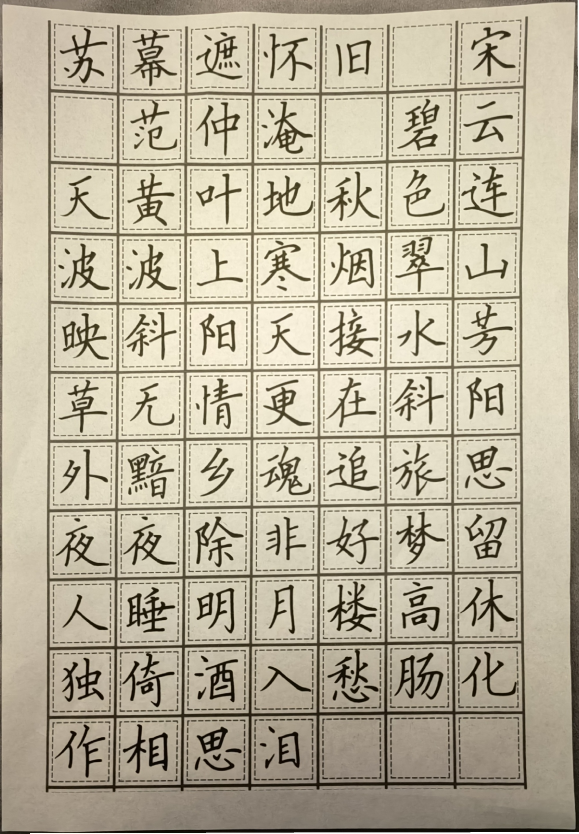
#> input picture coze/插件/test/obj/1.jpg, 1736 x 2500 px (shown at 1/3 size)
$ python -i a4_perspective_preprocess.py   (imports and definitions only)
#> lines starting #> are read from the running program, lines starting #| are printed output that depends on the picture
#!/usr/bin/env python3
import argparse
import json
import math
from pathlib import Path

import numpy as np
from PIL import Image, ImageDraw
from scipy import ndimage

DEFAULT_NEUTRAL_PAPER_COLOR = np.array([216.0, 216.0, 216.0], dtype=np.float32)


# [229 lines left out: functions order_points, find_perspective_coeffs, largest_component, point_segment_distance, fit_line, intersect_lines and 6 more, not called in this run]


def detect_paper_corners(image_array, scale=900):
    height, width = image_array.shape[:2]
    resize_ratio = min(1.0, scale / max(width, height))
    scaled_w = max(1, int(round(width * resize_ratio)))
    scaled_h = max(1, int(round(height * resize_ratio)))
    image = Image.fromarray(image_array).resize((scaled_w, scaled_h), Image.Resampling.BILINEAR)
    small = np.asarray(image).astype(np.float32)

    gray = 0.299 * small[..., 0] + 0.587 * small[..., 1] + 0.114 * small[..., 2]
    smooth = ndimage.gaussian_filter(gray, sigma=2.2)
    gx = ndimage.sobel(smooth, axis=1)
    gy = ndimage.sobel(smooth, axis=0)
    gradient = np.hypot(gx, gy)

    max_channel = np.max(small, axis=2)
    min_channel = np.min(small, axis=2)
    saturation = max_channel - min_channel
    bright_mask = smooth >= 140
    low_sat_mask = saturation <= 90
    edge_mask = gradient >= np.percentile(gradient, 80)
    paper_mask = ndimage.binary_fill_holes(ndimage.binary_closing(bright_mask & low_sat_mask, structure=np.ones((9, 9))))
    paper_mask = ndimage.binary_opening(paper_mask, structure=np.ones((5, 5)))

    component = largest_component(paper_mask)
    if component is None:
        return None

    ys, xs = np.nonzero(component)
    if xs.size < 100:
        return None

    boundary = component & ~ndimage.binary_erosion(component, structure=np.ones((3, 3)))
    edge_points = np.argwhere(boundary | edge_mask)
    if edge_points.shape[0] < 20:
        edge_points = np.column_stack([ys, xs])

    pts = np.column_stack([edge_points[:, 1], edge_points[:, 0]]).astype(np.float32)
    sums = pts[:, 0] + pts[:, 1]
    diffs = pts[:, 0] - pts[:, 1]
    rough_corners = np.array([
        pts[np.argmin(sums)],
        pts[np.argmax(diffs)],
        pts[np.argmax(sums)],
        pts[np.argmin(diffs)]
    ], dtype=np.float32)
    refined_corners = refine_corners_from_boundary(pts, rough_corners)
    selected_corners, selection_meta = choose_corners(rough_corners, refined_corners)

    corners = selected_corners / max(resize_ratio, 1e-6)
    corners = order_points(corners)

    width_top = np.linalg.norm(corners[1] - corners[0])
    width_bottom = np.linalg.norm(corners[2] - corners[3])
    height_left = np.linalg.norm(corners[3] - corners[0])
    height_right = np.linalg.norm(corners[2] - corners[1])
    min_area = width * height * 0.35
    est_area = max(width_top, width_bottom) * max(height_left, height_right)
    if est_area < min_area:
        return None

    return {
        "corners": corners,
        "roughCorners": order_points(rough_corners / max(resize_ratio, 1e-6)),
        "refinedCorners": order_points(refined_corners / max(resize_ratio, 1e-6)),
        "selection": selection_meta
    }


# [391 lines left out: functions warp_paper, adaptive_binarize, estimate_global_background_gray, analyze_gray_histogram_distribution, apply_line_band_mask, build_guide_mask and 2 more, not called in this run]


def estimate_neutral_paper_color(image_array, exclude_mask=None):
    return DEFAULT_NEUTRAL_PAPER_COLOR.copy()


# [652 lines left out: functions build_header_zone_candidate, build_header_zone_hint, detect_top_frame_line, suppress_header_band_above_frame, remove_grid_guides, build_grid_background_mask and 3 more, not called in this run]


# [2 lines not run here, left out]

>>> import cv2
>>> picture = cv2.imread('../test/obj/1.jpg', cv2.IMREAD_GRAYSCALE)
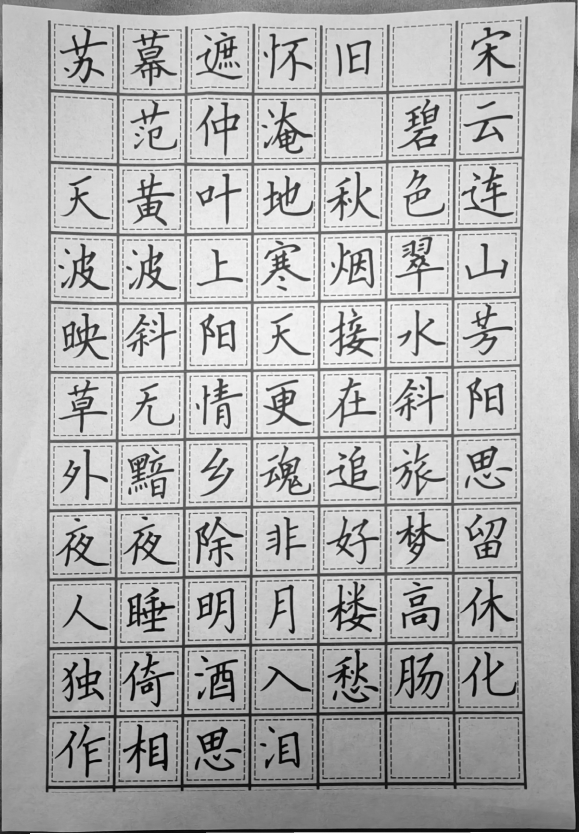
#> picture: shape (2500, 1736) (shown at 1/3 size); min 0, max 255, mean 176.8
>>> result = detect_paper_corners(picture)
#> in detect_paper_corners, `image = Image.fromarray(image_array).resize((scaled_w, scaled_h), Imag..`:
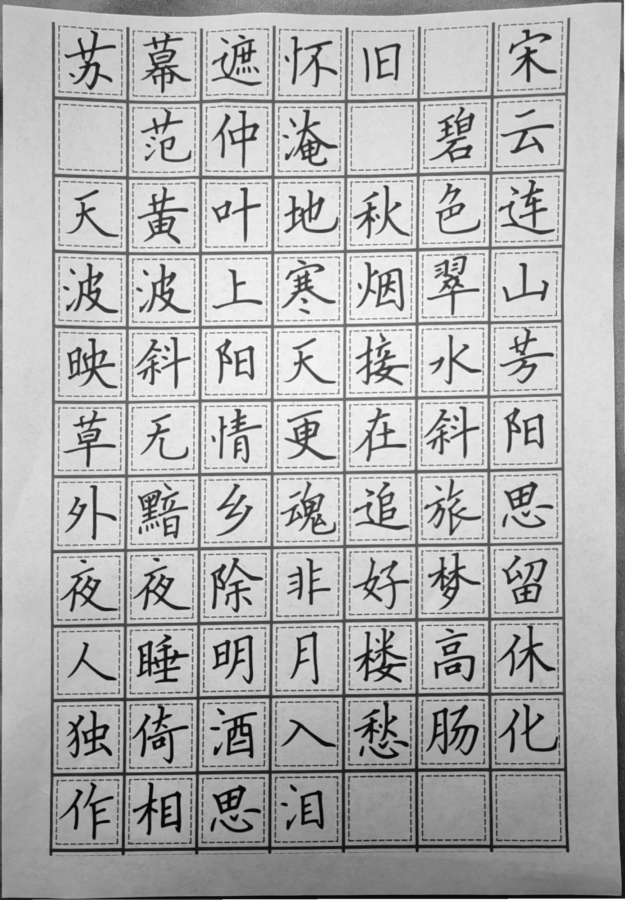
#> image: PIL image 625x900 L; min 6, max 255, mean 176.8
#> in detect_paper_corners, `gray = 0.299 * small[..., 0] + 0.587 * small[..., 1] + 0.114 * small[...`: gray = 900 values, max 151.2 at index 249, min 35.19 at index 899, mean 113.6
#> in detect_paper_corners, `smooth = ndimage.gaussian_filter(gray, sigma=2.2)`: smooth = 900 values, max 148.6 at index 250, min 49.7 at index 899, mean 113.6
#> (the run stopped early here; a loop or call above may not have finished)

$ run again, on coze/插件/test/obj/3.jpg
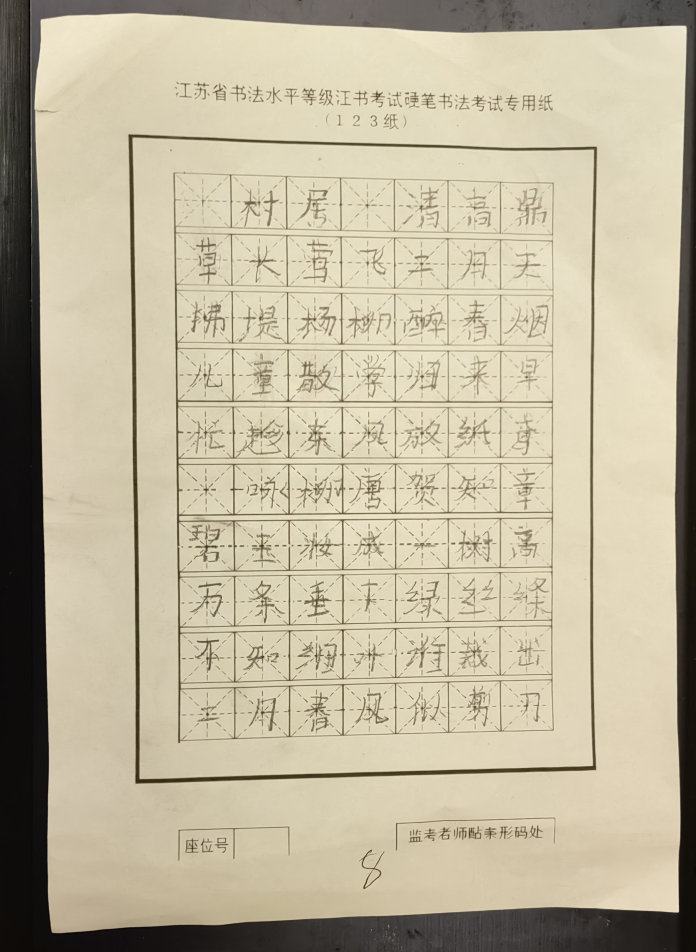
#> input picture coze/插件/test/obj/3.jpg, 2088 x 2855 px (shown at 1/3 size)
#> `picture = cv2.imread('../test/obj/1.jpg', cv2.IMREAD_GRAYSCALE)`:
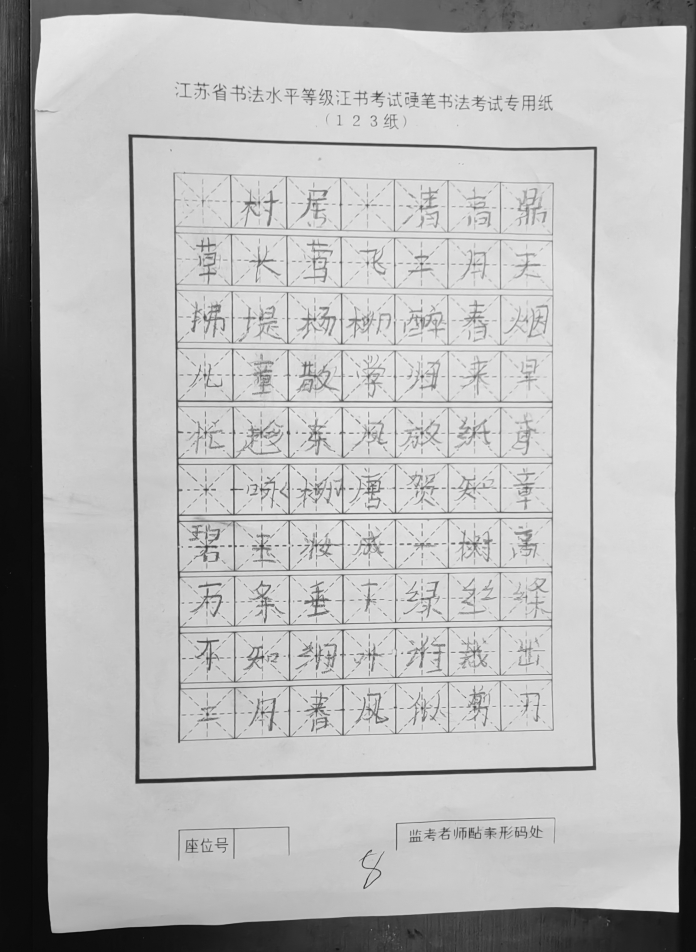
#> picture: shape (2855, 2088) (shown at 1/3 size); min 0, max 239, mean 181.2
#> in detect_paper_corners, `image = Image.fromarray(image_array).resize((scaled_w, scaled_h), Imag..`:
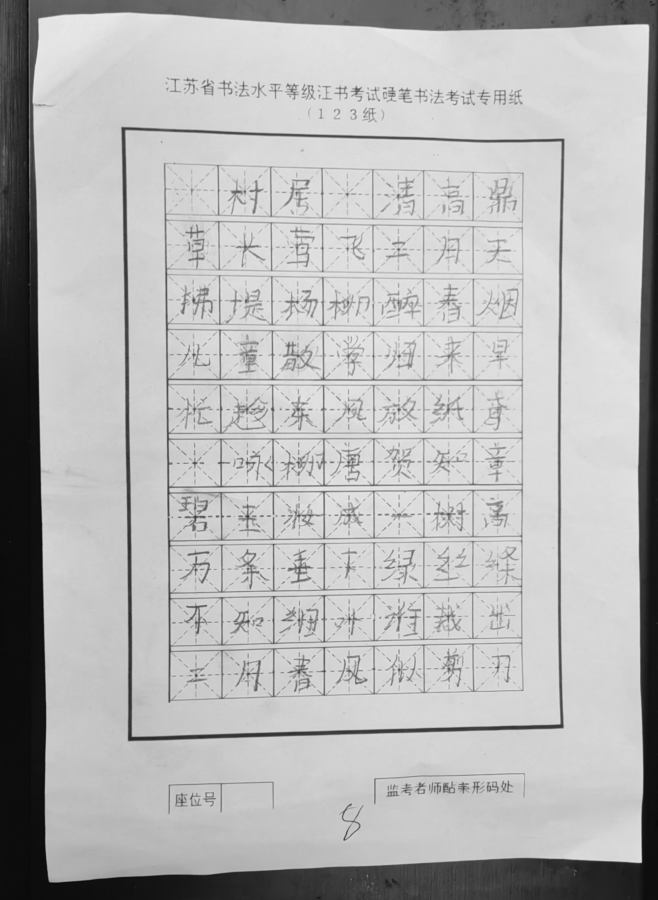
#> image: PIL image 658x900 L; min 8, max 235, mean 181.2
#> gray = 900 values, max 84.29 at index 52, min 10.11 at index 667, mean 29.74
#> smooth = 900 values, max 83.04 at index 52, min 10.85 at index 656, mean 29.74
